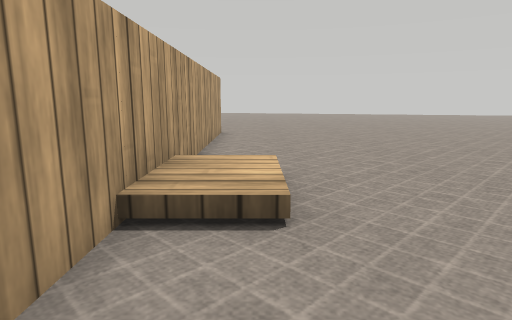
view 1 (above)

17 first-person views from a walk through a robot-simulator world made for Webots. The camera is 0.25 m above the floor, tilts 10° down and sees 75° across. The floor is counted in squares, 0.2 m on a side. Each view is taken from the middle of a square. On the plan, view 1 faces up. The plan holds only what a view shows up to about 14 squares ahead; the rest is blank. The place goes on beyond the plan. The robots in the file are not drawn. Simple shapes and patterns stand in for the simulator's stock objects.

view 2
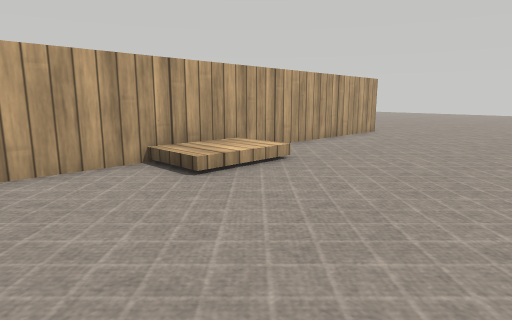

view 3
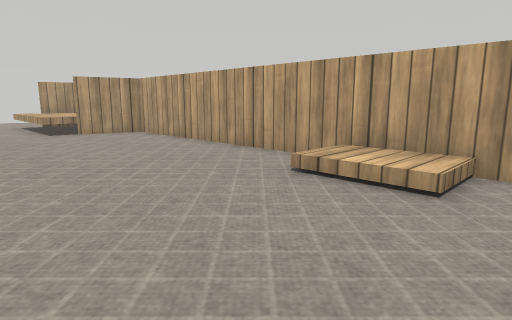

view 4
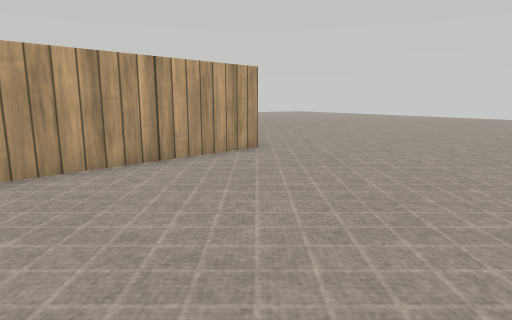

view 5
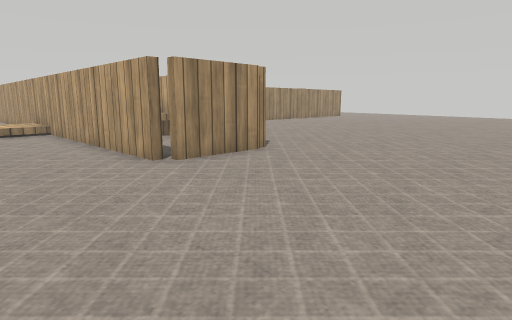

view 6
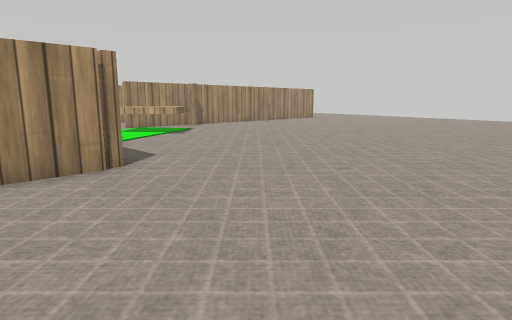

view 7
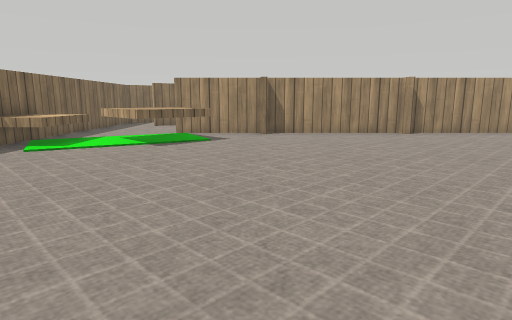

view 8
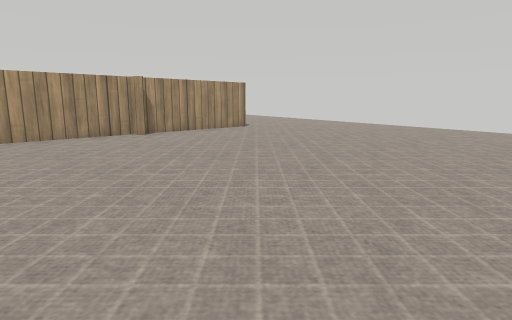

view 9
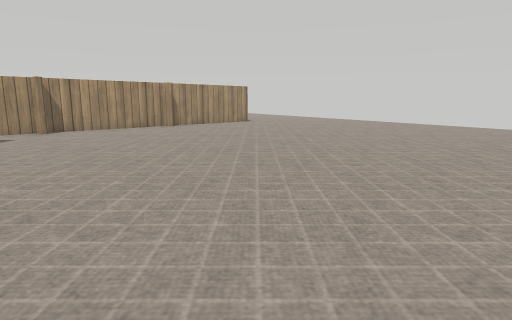

view 10
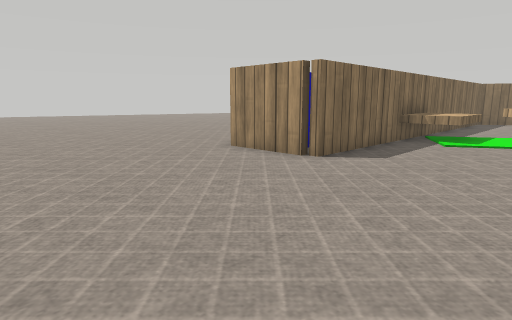

view 11
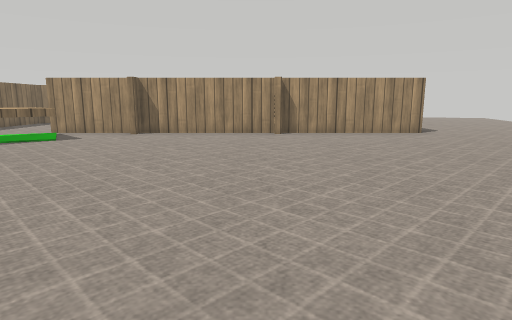

view 12
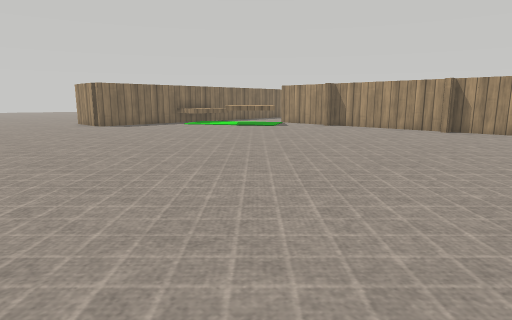

view 13
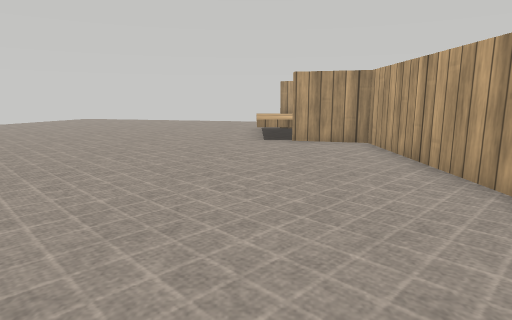

view 14
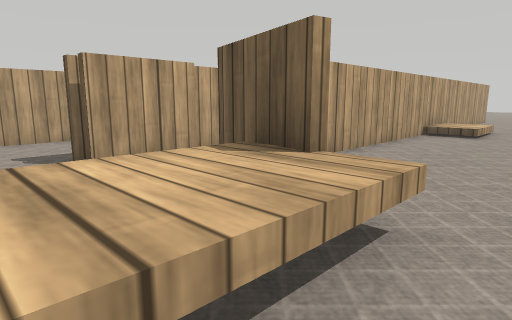

view 15
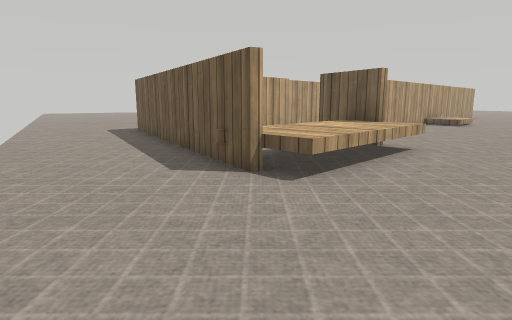

view 16
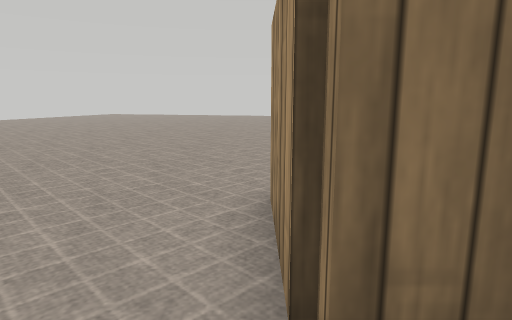

view 17
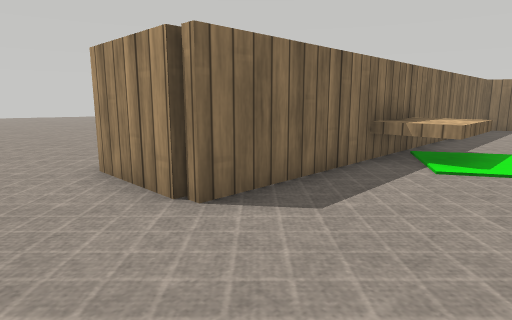

### Floor plan
Points are (right, up) in squares from view 1. A wall is a line through its corners. A room is listed if a view was taken in it or the views show most of it. See-through windows are left out.
Room 1 (views 1, 2, 3, 4, 5, 6, 7, 8, 9, 10, 11, 12, 13, 16, 17)
walls: (-12.2, 5.3) (-12.2, 4.7) (-8.7, 4.7); (-1.4, 13.5) (-1.4, -6.1) (0.8, -6.7); (-17.7, 5.3) (-17.7, 4.7) (-12.4, 4.7) (-12.4, 5.3); (-4.7, -0.9) (-4.7, 13.8) (-1.8, 13.8); (-22.5, 4.7) (-18, 4.7) (-18, 5.3)
low walls: (-6.4, 6.6) (-6.4, 9.2) (-4.4, 9.2); (-10.6, 7.2) (-8.8, 9) (-7, 7.2); (-1.5, 5.7) (0.3, 5.7) (0.3, 3.2) (-1.5, 3.2); (0.8, -6.7) (2, -6.7)
ways out: opening at (4, -7) to room 2; opening at (-6, 0)
Room 2 (views 14, 15)
walls: (0.9, -11.9) (-8.6, -9.4)
low walls: (0, -11.7) (-0.6, -11.7); (2, -6.7) (2, -11.7) (0.9, -11.7)
ways out: opening at (4, -7) to room 1

Positions as (right, up) in squares from view 1, and headings:
1: (0, 0), facing up
2: (5, 0), facing up-left
3: (5, 7), facing down-left
4: (5, 7), facing up-left
5: (2, 20), facing down-left
6: (-2, 20), facing down-left
7: (-12, 18), facing down
8: (-12, 17), facing down-left
9: (-9, 20), facing down-left
10: (-9, 20), facing down-right
11: (-17, 18), facing down
12: (-22, 20), facing down-right
13: (2, 4), facing down
14: (3, -10), facing up-left
15: (5, -16), facing up-left
16: (-6, 14), facing right
17: (-8, 16), facing down-right
